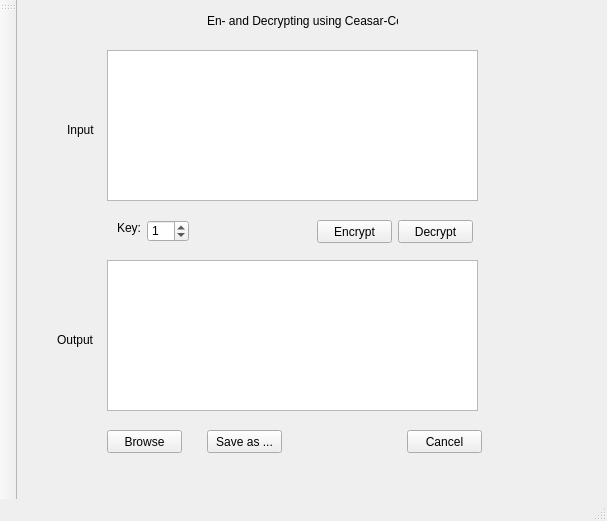
<?xml version="1.0" encoding="UTF-8"?>
<ui version="4.0">
 <class>MainWindow</class>
 <widget class="QMainWindow" name="MainWindow">
  <property name="geometry">
   <rect>
    <x>0</x>
    <y>0</y>
    <width>607</width>
    <height>521</height>
   </rect>
  </property>
  <property name="windowTitle">
   <string>Test</string>
  </property>
  <widget class="QWidget" name="centralWidget">
   <widget class="QPushButton" name="Encryp_Button">
    <property name="geometry">
     <rect>
      <x>300</x>
      <y>220</y>
      <width>75</width>
      <height>23</height>
     </rect>
    </property>
    <property name="text">
     <string>Encrypt</string>
    </property>
   </widget>
   <widget class="QPushButton" name="Cancel_Button">
    <property name="geometry">
     <rect>
      <x>390</x>
      <y>430</y>
      <width>75</width>
      <height>23</height>
     </rect>
    </property>
    <property name="text">
     <string>Cancel</string>
    </property>
   </widget>
   <widget class="QTextEdit" name="input_Textedit">
    <property name="geometry">
     <rect>
      <x>90</x>
      <y>50</y>
      <width>371</width>
      <height>151</height>
     </rect>
    </property>
    <property name="html">
     <string>&lt;!DOCTYPE HTML PUBLIC &quot;-//W3C//DTD HTML 4.0//EN&quot; &quot;http://www.w3.org/TR/REC-html40/strict.dtd&quot;&gt;
&lt;html&gt;&lt;head&gt;&lt;meta name=&quot;qrichtext&quot; content=&quot;1&quot; /&gt;&lt;style type=&quot;text/css&quot;&gt;
p, li { white-space: pre-wrap; }
&lt;/style&gt;&lt;/head&gt;&lt;body style=&quot; font-family:'MS Shell Dlg 2'; font-size:8.25pt; font-weight:400; font-style:normal;&quot;&gt;
&lt;p style=&quot;-qt-paragraph-type:empty; margin-top:0px; margin-bottom:0px; margin-left:0px; margin-right:0px; -qt-block-indent:0; text-indent:0px;&quot;&gt;&lt;br /&gt;&lt;/p&gt;&lt;/body&gt;&lt;/html&gt;</string>
    </property>
   </widget>
   <widget class="QPushButton" name="Decrypt_Button">
    <property name="geometry">
     <rect>
      <x>381</x>
      <y>220</y>
      <width>75</width>
      <height>23</height>
     </rect>
    </property>
    <property name="text">
     <string>Decrypt</string>
    </property>
   </widget>
   <widget class="QTextEdit" name="output_Textedit">
    <property name="geometry">
     <rect>
      <x>90</x>
      <y>260</y>
      <width>371</width>
      <height>151</height>
     </rect>
    </property>
    <property name="html">
     <string>&lt;!DOCTYPE HTML PUBLIC &quot;-//W3C//DTD HTML 4.0//EN&quot; &quot;http://www.w3.org/TR/REC-html40/strict.dtd&quot;&gt;
&lt;html&gt;&lt;head&gt;&lt;meta name=&quot;qrichtext&quot; content=&quot;1&quot; /&gt;&lt;style type=&quot;text/css&quot;&gt;
p, li { white-space: pre-wrap; }
&lt;/style&gt;&lt;/head&gt;&lt;body style=&quot; font-family:'MS Shell Dlg 2'; font-size:8.25pt; font-weight:400; font-style:normal;&quot;&gt;
&lt;p style=&quot;-qt-paragraph-type:empty; margin-top:0px; margin-bottom:0px; margin-left:0px; margin-right:0px; -qt-block-indent:0; text-indent:0px;&quot;&gt;&lt;br /&gt;&lt;/p&gt;&lt;/body&gt;&lt;/html&gt;</string>
    </property>
   </widget>
   <widget class="QPushButton" name="Browse_Button">
    <property name="geometry">
     <rect>
      <x>90</x>
      <y>430</y>
      <width>75</width>
      <height>23</height>
     </rect>
    </property>
    <property name="text">
     <string>Browse</string>
    </property>
   </widget>
   <widget class="QLabel" name="input_label">
    <property name="geometry">
     <rect>
      <x>50</x>
      <y>120</y>
      <width>31</width>
      <height>20</height>
     </rect>
    </property>
    <property name="text">
     <string>Input</string>
    </property>
   </widget>
   <widget class="QLabel" name="output_label">
    <property name="geometry">
     <rect>
      <x>40</x>
      <y>330</y>
      <width>41</width>
      <height>20</height>
     </rect>
    </property>
    <property name="text">
     <string>Output</string>
    </property>
   </widget>
   <widget class="QLabel" name="top_text_label">
    <property name="geometry">
     <rect>
      <x>190</x>
      <y>10</y>
      <width>191</width>
      <height>21</height>
     </rect>
    </property>
    <property name="text">
     <string>En- and Decrypting using Ceasar-Code</string>
    </property>
   </widget>
   <widget class="QPushButton" name="Save_Button">
    <property name="geometry">
     <rect>
      <x>190</x>
      <y>430</y>
      <width>75</width>
      <height>23</height>
     </rect>
    </property>
    <property name="text">
     <string>Save as ...</string>
    </property>
   </widget>
   <widget class="QSpinBox" name="spinBox">
    <property name="geometry">
     <rect>
      <x>130</x>
      <y>220</y>
      <width>42</width>
      <height>22</height>
     </rect>
    </property>
    <property name="wrapping">
     <bool>true</bool>
    </property>
    <property name="minimum">
     <number>1</number>
    </property>
    <property name="maximum">
     <number>25</number>
    </property>
   </widget>
   <widget class="QLabel" name="label">
    <property name="geometry">
     <rect>
      <x>100</x>
      <y>220</y>
      <width>31</width>
      <height>16</height>
     </rect>
    </property>
    <property name="text">
     <string>Key:</string>
    </property>
   </widget>
  </widget>
  <widget class="QMenuBar" name="menuBar">
   <property name="geometry">
    <rect>
     <x>0</x>
     <y>0</y>
     <width>607</width>
     <height>21</height>
    </rect>
   </property>
  </widget>
  <widget class="QToolBar" name="mainToolBar">
   <attribute name="toolBarArea">
    <enum>LeftToolBarArea</enum>
   </attribute>
   <attribute name="toolBarBreak">
    <bool>false</bool>
   </attribute>
  </widget>
  <widget class="QStatusBar" name="statusBar"/>
 </widget>
 <layoutdefault spacing="6" margin="11"/>
 <resources/>
 <connections/>
</ui>
